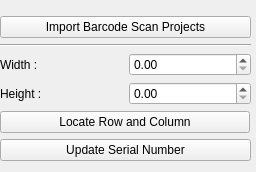
<?xml version="1.0" encoding="UTF-8"?>
<ui version="4.0">
 <class>Form</class>
 <widget class="QWidget" name="Form">
  <property name="geometry">
   <rect>
    <x>0</x>
    <y>0</y>
    <width>256</width>
    <height>172</height>
   </rect>
  </property>
  <property name="windowTitle">
   <string>Form</string>
  </property>
  <layout class="QGridLayout" name="gridLayout_2">
   <property name="leftMargin">
    <number>0</number>
   </property>
   <property name="topMargin">
    <number>0</number>
   </property>
   <property name="rightMargin">
    <number>0</number>
   </property>
   <property name="bottomMargin">
    <number>0</number>
   </property>
   <item row="0" column="0">
    <layout class="QGridLayout" name="gridLayout">
     <property name="topMargin">
      <number>5</number>
     </property>
     <property name="rightMargin">
      <number>5</number>
     </property>
     <item row="5" column="1">
      <widget class="QLabel" name="label_2">
       <property name="text">
        <string>Height :</string>
       </property>
      </widget>
     </item>
     <item row="4" column="2">
      <widget class="QgsDoubleSpinBox" name="width"/>
     </item>
     <item row="0" column="1" colspan="2">
      <widget class="QPushButton" name="load_barcode_projects">
       <property name="text">
        <string>Import Barcode Scan Projects</string>
       </property>
      </widget>
     </item>
     <item row="7" column="1" colspan="2">
      <widget class="QPushButton" name="update_serial_number">
       <property name="text">
        <string>Update Serial Number</string>
       </property>
       <property name="checkable">
        <bool>false</bool>
       </property>
      </widget>
     </item>
     <item row="5" column="2">
      <widget class="QgsDoubleSpinBox" name="height"/>
     </item>
     <item row="6" column="1" colspan="2">
      <widget class="QPushButton" name="locate_row_column">
       <property name="sizePolicy">
        <sizepolicy hsizetype="Fixed" vsizetype="Fixed">
         <horstretch>0</horstretch>
         <verstretch>0</verstretch>
        </sizepolicy>
       </property>
       <property name="minimumSize">
        <size>
         <width>250</width>
         <height>0</height>
        </size>
       </property>
       <property name="text">
        <string>Locate Row and Column</string>
       </property>
      </widget>
     </item>
     <item row="1" column="1" colspan="2">
      <widget class="Line" name="line">
       <property name="orientation">
        <enum>Qt::Horizontal</enum>
       </property>
      </widget>
     </item>
     <item row="4" column="1">
      <widget class="QLabel" name="label">
       <property name="text">
        <string>Width : </string>
       </property>
      </widget>
     </item>
    </layout>
   </item>
  </layout>
 </widget>
 <customwidgets>
  <customwidget>
   <class>QgsDoubleSpinBox</class>
   <extends>QDoubleSpinBox</extends>
   <header>qgsdoublespinbox.h</header>
  </customwidget>
 </customwidgets>
 <resources/>
 <connections/>
</ui>
